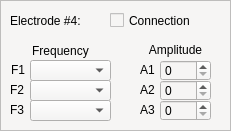
     <widget class="QFrame" name="frame_e1_3">
      <property name="geometry">
       <rect>
        <x>510</x>
        <y>300</y>
        <width>231</width>
        <height>131</height>
       </rect>
      </property>
      <property name="styleSheet">
       <string notr="true">background-color: rgb(246, 245, 244);</string>
      </property>
      <property name="frameShape">
       <enum>QFrame::StyledPanel</enum>
      </property>
      <property name="frameShadow">
       <enum>QFrame::Raised</enum>
      </property>
      <widget class="QSpinBox" name="spinBox_e0_a1_7">
       <property name="geometry">
        <rect>
         <x>160</x>
         <y>60</y>
         <width>51</width>
         <height>21</height>
        </rect>
       </property>
      </widget>
      <widget class="QLabel" name="label_62">
       <property name="geometry">
        <rect>
         <x>10</x>
         <y>10</y>
         <width>91</width>
         <height>21</height>
        </rect>
       </property>
       <property name="text">
        <string>Electrode #4:</string>
       </property>
      </widget>
      <widget class="QLabel" name="label_63">
       <property name="geometry">
        <rect>
         <x>10</x>
         <y>40</y>
         <width>101</width>
         <height>21</height>
        </rect>
       </property>
       <property name="text">
        <string>Frequency</string>
       </property>
       <property name="alignment">
        <set>Qt::AlignCenter</set>
       </property>
      </widget>
      <widget class="QLabel" name="label_64">
       <property name="geometry">
        <rect>
         <x>11</x>
         <y>60</y>
         <width>21</width>
         <height>20</height>
        </rect>
       </property>
       <property name="text">
        <string>F1</string>
       </property>
      </widget>
      <widget class="QLabel" name="label_65">
       <property name="geometry">
        <rect>
         <x>10</x>
         <y>80</y>
         <width>21</width>
         <height>20</height>
        </rect>
       </property>
       <property name="text">
        <string>F2</string>
       </property>
      </widget>
      <widget class="QLabel" name="label_66">
       <property name="geometry">
        <rect>
         <x>10</x>
         <y>100</y>
         <width>21</width>
         <height>20</height>
        </rect>
       </property>
       <property name="text">
        <string>F3</string>
       </property>
      </widget>
      <widget class="QComboBox" name="comboBox_e0_f2_7">
       <property name="geometry">
        <rect>
         <x>30</x>
         <y>80</y>
         <width>81</width>
         <height>21</height>
        </rect>
       </property>
      </widget>
      <widget class="QComboBox" name="comboBox_e0_f1_7">
       <property name="geometry">
        <rect>
         <x>30</x>
         <y>60</y>
         <width>81</width>
         <height>21</height>
        </rect>
       </property>
      </widget>
      <widget class="QComboBox" name="comboBox_e0_f3_7">
       <property name="geometry">
        <rect>
         <x>30</x>
         <y>100</y>
         <width>81</width>
         <height>21</height>
        </rect>
       </property>
      </widget>
      <widget class="QLabel" name="label_67">
       <property name="geometry">
        <rect>
         <x>140</x>
         <y>39</y>
         <width>71</width>
         <height>21</height>
        </rect>
       </property>
       <property name="text">
        <string>Amplitude</string>
       </property>
       <property name="alignment">
        <set>Qt::AlignCenter</set>
       </property>
      </widget>
      <widget class="QLabel" name="label_68">
       <property name="geometry">
        <rect>
         <x>140</x>
         <y>60</y>
         <width>16</width>
         <height>20</height>
        </rect>
       </property>
       <property name="text">
        <string>A1</string>
       </property>
      </widget>
      <widget class="QLabel" name="label_69">
       <property name="geometry">
        <rect>
         <x>140</x>
         <y>80</y>
         <width>21</width>
         <height>20</height>
        </rect>
       </property>
       <property name="text">
        <string>A2</string>
       </property>
      </widget>
      <widget class="QSpinBox" name="spinBox_e0_a2_7">
       <property name="geometry">
        <rect>
         <x>160</x>
         <y>80</y>
         <width>51</width>
         <height>21</height>
        </rect>
       </property>
      </widget>
      <widget class="QLabel" name="label_70">
       <property name="geometry">
        <rect>
         <x>140</x>
         <y>100</y>
         <width>21</width>
         <height>20</height>
        </rect>
       </property>
       <property name="text">
        <string>A3</string>
       </property>
      </widget>
      <widget class="QSpinBox" name="spinBox_e0_a3_7">
       <property name="geometry">
        <rect>
         <x>160</x>
         <y>100</y>
         <width>51</width>
         <height>21</height>
        </rect>
       </property>
      </widget>
      <widget class="QCheckBox" name="checkBox_e0_7">
       <property name="enabled">
        <bool>true</bool>
       </property>
       <property name="geometry">
        <rect>
         <x>110</x>
         <y>10</y>
         <width>101</width>
         <height>21</height>
        </rect>
       </property>
       <property name="text">
        <string>Connection</string>
       </property>
       <property name="tristate">
        <bool>false</bool>
       </property>
      </widget>
     </widget>
